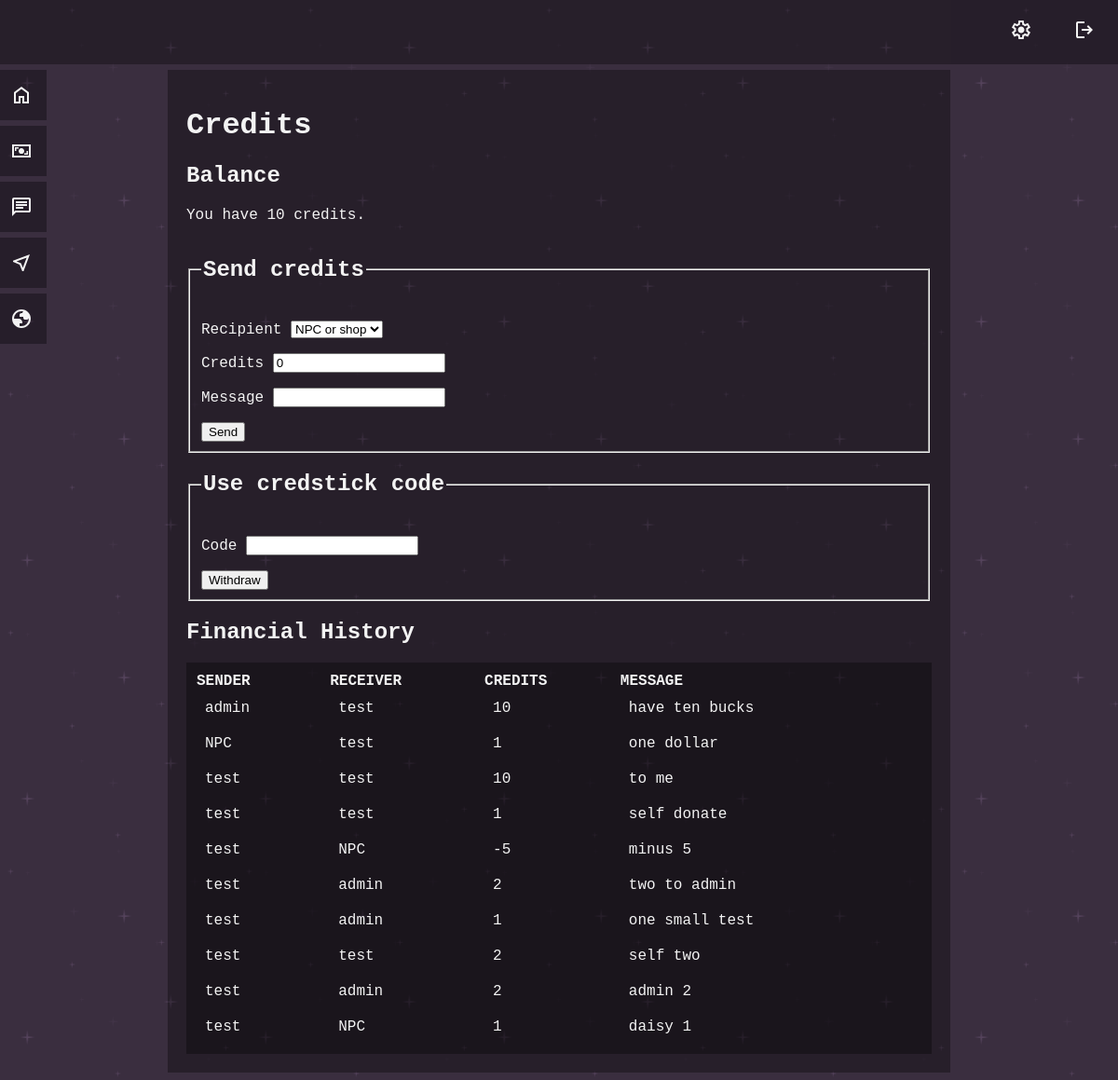
Screenshot of /credits (signed in) with the database file from the repository.
### tables this page shows
CREATE TABLE financehistory (
id INTEGER PRIMARY KEY AUTOINCREMENT UNIQUE NOT NULL,
isfrom TEXT NOT NULL,
isto TEXT NOT NULL,
value INTEGER,
message TEXT
);

### app.py (the view)
@app.route("/credits")
@login_required
def credits():
    credits_balance = db.execute("SELECT credits FROM users WHERE id = ?", session["user_id"])[0]["credits"]
    user_campaign = db.execute("SELECT campaign FROM users WHERE id = ?", session['user_id'])[0]['campaign']
    send_list = db.execute("SELECT username FROM users WHERE campaign = ? AND NOT id = ?", user_campaign, session['user_id'])
    current_username = db.execute("SELECT username FROM users WHERE id = ?", session['user_id'])[0]['username']
    finance_history = db.execute("SELECT * FROM financehistory WHERE isfrom = ? OR isto = ? ORDER BY id", current_username, current_username)
    return render_template("credits.html", credits_balance=credits_balance, send_list=send_list, finance_history=finance_history)

### app.py (called while the page is built)
@app.context_processor
def inject_admin_status():
    admin_status = session.get("admin", 0)
    return dict(admin=admin_status)

@app.after_request
def after_request(response):
    response.headers["Cache-Control"] = "no-cache, no-store, must-revalidate"
    response.headers["Expires"] = 0
    response.headers["Pragma"] = "no-cache"
    return response

### helpers.py (called while the page is built)
def login_required(f):
    @wraps(f)
    def decorated_function(*args, **kwargs):
        if session.get("user_id") is None:
            return redirect("/login")
        return f(*args, **kwargs)
    return decorated_function

### templates/credits.html (shortened to what this page needs)
{% extends "layout.html" %}
{% block main %}
<h1>Credits</h1>
<h2>Balance</h2>
<p>You have {{ credits_balance }} credits.</p>
<form action="/credits_send" method="post">
    <fieldset>
        <legend>
            <h2>Send credits</h2>
        </legend>
        <p>
            <label>
                Recipient
            </label>
            <select name="send_credits_to">
                <option value="NPC" selected>NPC or shop</option>
            </select>
        </p>
        <p>
            <label>
                Credits
            </label>
            <input type="number" name="send_credits_amount" min="1" value="0" />
        </p>
        <p>
            <label>
                Message
            </label>
            <input type="text" name="send_credits_note" />
        </p>
        <div>
            <button type="submit">Send</button>
        </div>
    </fieldset>
</form>
<form action="/credits_receive" method="post">
    <fieldset>
        <legend>
            <h2>Use credstick code</h2>
        </legend>
        <div>
            <p>
                <label>
                    Code
                </label>
                <input type="text" name="input_credstick_code" />
            </p>
            <div>
                <button type="submit">Withdraw</button>
            </div>
        </div>
    </fieldset>
</form>
<h2>Financial History</h2>
<table class="dark_table">
    <thead>
        <tr>
            <th>SENDER</th>
            <th>RECEIVER</th>
            <th>CREDITS</th>
            <th>MESSAGE</th>
        </tr>
    </thead>
    <tbody>
        {% for line in finance_history %}
        <tr>
            <td>{{ line.isfrom }}</td>
            <td>{{ line.isto }}</td>
            <td>{{ line.value }}</td>
            <td>{{ line.message }}</td>
        </tr>
        {% endfor %}
    </tbody>
</table>
{% endblock %}

### templates/layout.html (shortened to what this page needs)
<!DOCTYPE html>
<html lang="en">
<head>
    <link href="{{ url_for('static', filename='style_default.css') }}" rel="stylesheet">
</head>
<body>
    <header>
        <div>
            {% if session['user_id'] %}
            <a href="/logout" class="float_right"><img src="{{ url_for('static', filename='icon-logout.svg') }}" alt="
                    log out" /></a>
            <a href="/account" class="float_right"><img src="{{ url_for('static', filename='icon-settings.svg') }}" alt="
                account settings" /></a>
            {% endif %}
        </div>
    </header>
    {% if session['user_id'] %}
    <nav>
        <a href="/" id="link_home">
            <img src="{{ url_for('static', filename='icon-home.svg') }}" class="float_right" />
        </a>
        <a href="/credits" id="link_credits">
            <img src="{{ url_for('static', filename='icon-credits.svg') }}" class="float_right" />
        </a>
        <a href="/compad" id="link_compad">
            <img src="{{ url_for('static', filename='icon-compad.svg') }}" class="float_right" /></a>
        <a href="/starmap" id="link_starmap">
            <img src="{{ url_for('static', filename='icon-starmap.svg') }}" class="float_right" />
        </a>
        <a href="/system" id="link_system">
            <img src="{{ url_for('static', filename='icon-system.svg') }}" class="float_right" />
        </a>
    </nav>
    {% endif %}
    <main>
        {% block main %}{% endblock %}
    </main>
</body>
</html>

### static/style_default.css (style rules this page uses)
body { background-color: #392e40; background-image: url("darkPurple.png"); background-repeat: repeat; font-family: "Courier New", Courier, monospace; color: #f3f3f3; }
header { position: fixed; left: 0; top: 0; width: 100%; background-color: rgba(0, 0, 0, 0.33); padding: 20px; overflow: hidden; z-index: -1; }
header a, header span { float: left; text-align: center; padding-right: 44px; }
main { max-width: 800px; margin-left: auto; margin-right: auto; margin-top: 75px; background-color: rgba(0, 0, 0, 0.33); padding: 20px; }
nav { z-index: 1; position: fixed; left: -10px; top: 0px; }
nav a { position: absolute; left: -100px; transition: 0.3s; padding: 15px; width: 130px; text-decoration: none; font-size: 20px; color: #ffffff; background-color: rgba(0, 0, 0, 0.33); }
#link_home { top: 75px; }
#link_credits { top: 135px; }
#link_compad { top: 195px; }
#link_starmap { top: 255px; }
#link_system { top: 315px; }
a { text-decoration: none; color: white; font-weight: bold; }
.float_right { float: right; }
.dark_table { border: none; border-spacing: 0px; width: 100%; background-color: rgba(0, 0, 0, 0.33); padding: 10px; text-align: left; }
.dark_table td { padding: 10px; }

### rows the page displays
financehistory: isfrom "admin", isto "test", value "10", message "have ten bucks"
financehistory: isfrom "NPC", isto "test", value "1", message "one dollar"
financehistory: isfrom "test", isto "test", value "10", message "to me"
financehistory: isfrom "test", isto "test", value "1", message "self donate"
financehistory: isfrom "test", isto "NPC", value "-5", message "minus 5"
financehistory: isfrom "test", isto "admin", value "2", message "two to admin"
financehistory: isfrom "test", isto "admin", value "1", message "one small test"
financehistory: isfrom "test", isto "test", value "2", message "self two"
financehistory: isfrom "test", isto "admin", value "2", message "admin 2"
financehistory: isfrom "test", isto "NPC", value "1", message "daisy 1"

### other values shown
{{ credits_balance }} "10"
